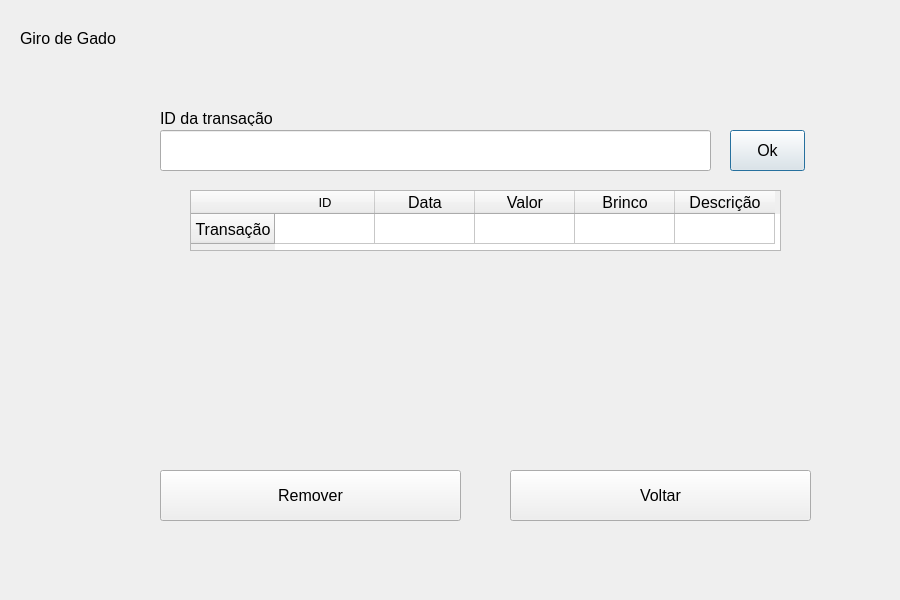
<?xml version="1.0" encoding="UTF-8"?>
<ui version="4.0">
 <class>FinancialRemoveScreen</class>
 <widget class="QDialog" name="FinancialRemoveScreen">
  <property name="geometry">
   <rect>
    <x>0</x>
    <y>0</y>
    <width>900</width>
    <height>600</height>
   </rect>
  </property>
  <property name="font">
   <font>
    <pointsize>10</pointsize>
   </font>
  </property>
  <property name="windowTitle">
   <string>Tela de Exclusão Financeira</string>
  </property>
  <widget class="QLineEdit" name="inputIdTransaction">
   <property name="geometry">
    <rect>
     <x>160</x>
     <y>130</y>
     <width>551</width>
     <height>41</height>
    </rect>
   </property>
   <property name="font">
    <font>
     <pointsize>12</pointsize>
    </font>
   </property>
  </widget>
  <widget class="QLabel" name="labelIdTransaction">
   <property name="geometry">
    <rect>
     <x>160</x>
     <y>110</y>
     <width>121</width>
     <height>16</height>
    </rect>
   </property>
   <property name="font">
    <font>
     <pointsize>12</pointsize>
    </font>
   </property>
   <property name="text">
    <string>ID da transação</string>
   </property>
  </widget>
  <widget class="QLabel" name="labelTitle">
   <property name="geometry">
    <rect>
     <x>20</x>
     <y>30</y>
     <width>101</width>
     <height>16</height>
    </rect>
   </property>
   <property name="font">
    <font>
     <pointsize>12</pointsize>
    </font>
   </property>
   <property name="text">
    <string>Giro de Gado</string>
   </property>
  </widget>
  <widget class="QPushButton" name="okButton">
   <property name="geometry">
    <rect>
     <x>730</x>
     <y>130</y>
     <width>75</width>
     <height>41</height>
    </rect>
   </property>
   <property name="font">
    <font>
     <pointsize>12</pointsize>
    </font>
   </property>
   <property name="text">
    <string>Ok</string>
   </property>
  </widget>
  <widget class="QTableWidget" name="transactionRemoveTable">
   <property name="geometry">
    <rect>
     <x>190</x>
     <y>190</y>
     <width>591</width>
     <height>61</height>
    </rect>
   </property>
   <property name="font">
    <font>
     <pointsize>12</pointsize>
    </font>
   </property>
   <row>
    <property name="text">
     <string>Transação</string>
    </property>
    <property name="textAlignment">
     <set>AlignCenter</set>
    </property>
   </row>
   <column>
    <property name="text">
     <string>ID</string>
    </property>
    <property name="font">
     <font>
      <pointsize>10</pointsize>
     </font>
    </property>
   </column>
   <column>
    <property name="text">
     <string>Data</string>
    </property>
   </column>
   <column>
    <property name="text">
     <string>Valor</string>
    </property>
   </column>
   <column>
    <property name="text">
     <string>Brinco</string>
    </property>
   </column>
   <column>
    <property name="text">
     <string>Descrição</string>
    </property>
   </column>
   <item row="0" column="0">
    <property name="text">
     <string/>
    </property>
    <property name="font">
     <font>
      <pointsize>10</pointsize>
     </font>
    </property>
    <property name="textAlignment">
     <set>AlignCenter</set>
    </property>
    <property name="flags">
     <set>ItemIsSelectable|ItemIsDragEnabled|ItemIsDropEnabled|ItemIsUserCheckable|ItemIsEnabled</set>
    </property>
   </item>
   <item row="0" column="1">
    <property name="text">
     <string/>
    </property>
    <property name="textAlignment">
     <set>AlignCenter</set>
    </property>
    <property name="flags">
     <set>ItemIsSelectable|ItemIsDragEnabled|ItemIsDropEnabled|ItemIsUserCheckable|ItemIsEnabled</set>
    </property>
   </item>
   <item row="0" column="2">
    <property name="text">
     <string/>
    </property>
    <property name="textAlignment">
     <set>AlignCenter</set>
    </property>
    <property name="flags">
     <set>ItemIsSelectable|ItemIsDragEnabled|ItemIsDropEnabled|ItemIsUserCheckable|ItemIsEnabled</set>
    </property>
   </item>
   <item row="0" column="3">
    <property name="text">
     <string/>
    </property>
    <property name="textAlignment">
     <set>AlignCenter</set>
    </property>
    <property name="flags">
     <set>ItemIsSelectable|ItemIsDragEnabled|ItemIsDropEnabled|ItemIsUserCheckable|ItemIsEnabled</set>
    </property>
   </item>
   <item row="0" column="4">
    <property name="text">
     <string/>
    </property>
    <property name="textAlignment">
     <set>AlignCenter</set>
    </property>
    <property name="flags">
     <set>ItemIsSelectable|ItemIsDragEnabled|ItemIsDropEnabled|ItemIsUserCheckable|ItemIsEnabled</set>
    </property>
   </item>
  </widget>
  <widget class="QPushButton" name="backButton">
   <property name="geometry">
    <rect>
     <x>510</x>
     <y>470</y>
     <width>301</width>
     <height>51</height>
    </rect>
   </property>
   <property name="font">
    <font>
     <pointsize>12</pointsize>
    </font>
   </property>
   <property name="text">
    <string>Voltar</string>
   </property>
  </widget>
  <widget class="QPushButton" name="removeButton">
   <property name="geometry">
    <rect>
     <x>160</x>
     <y>470</y>
     <width>301</width>
     <height>51</height>
    </rect>
   </property>
   <property name="font">
    <font>
     <pointsize>12</pointsize>
    </font>
   </property>
   <property name="text">
    <string>Remover</string>
   </property>
  </widget>
 </widget>
 <resources/>
 <connections/>
</ui>
